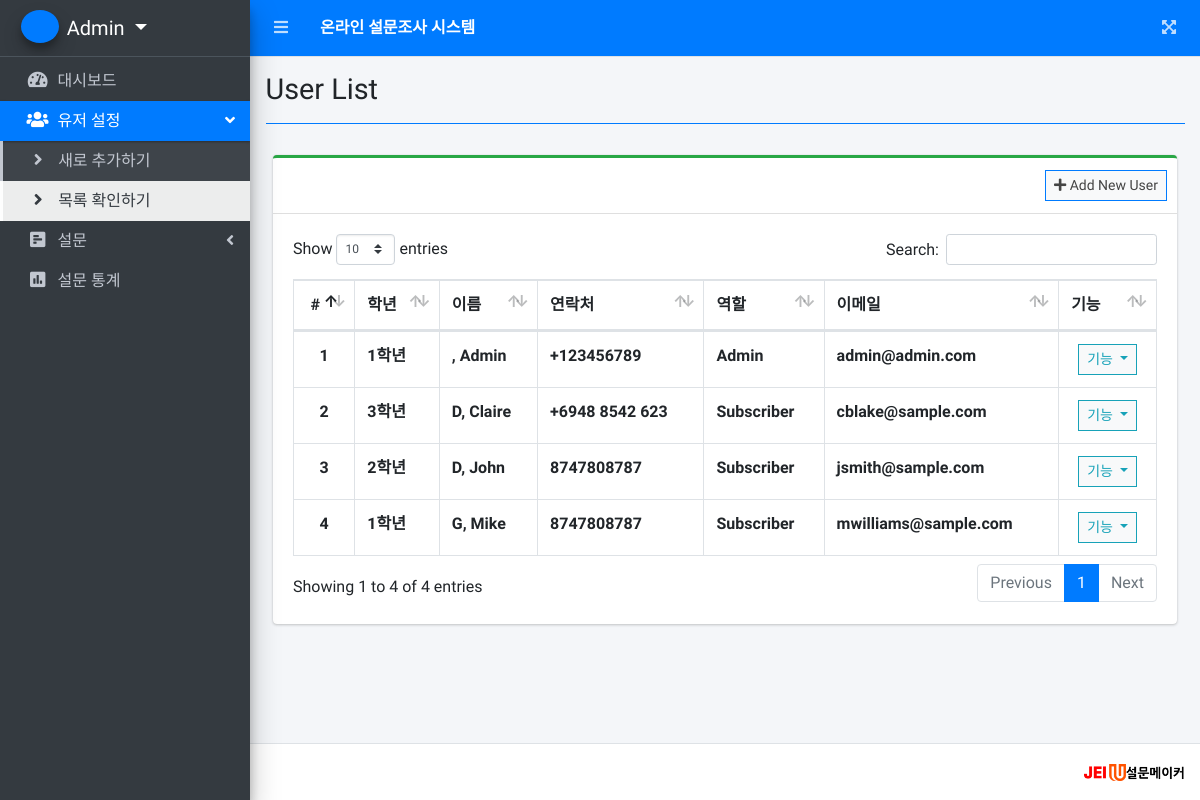
The page /index.php?page=user_list (signed in) on the database its author committed.
### tables this page shows
CREATE TABLE `users` (
  `id` int(30) NOT NULL,
  `firstname` varchar(200) NOT NULL,
  `lastname` varchar(200) NOT NULL,
  `class` varchar(20) NOT NULL,
  `contact` varchar(100) NOT NULL,
  `address` text NOT NULL,
  `email` varchar(200) NOT NULL,
  `password` text NOT NULL,
  `type` tinyint(1) NOT NULL DEFAULT 3 COMMENT '1=Admin,2 = Staff, 3= Student',
  `date_created` datetime NOT NULL DEFAULT current_timestamp()
);

### user_list.php (the view, shortened to what this page needs)
<?php include'db_connect.php' ?>
<div class="col-lg-12">
	<div class="card card-outline card-success">
		<div class="card-header">
			<div class="card-tools">
				<a class="btn btn-block btn-sm btn-default btn-flat border-primary" href="./index.php?page=new_user"><i class="fa fa-plus"></i> Add New User</a>
			</div>
		</div>
		<div class="card-body">
			<table class="table tabe-hover table-bordered" id="list">
				<thead>
					<tr>
						<th class="text-center">#</th>
						<th>학년</th>
						<th>이름</th>
						<th>연락처</th>
						<th>역할</th>
						<th>이메일</th>
						<th>기능</th>
					</tr>
				</thead>
				<tbody>
					<?php
					$i = 1;
					$type = array('',"Admin","Staff","Subscriber");
					$qry = $conn->query("SELECT *,concat(lastname,', ',firstname) as name FROM users order by concat(lastname,', ',firstname) asc");
					while($row= $qry->fetch_assoc()):
					?>
					<tr>
						<th class="text-center"><?php echo $i++ ?></th>
						<td><b><?php echo $row['class'] ?></b></td>
						<td><b><?php echo ucwords($row['name']) ?></b></td>
						<td><b><?php echo $row['contact'] ?></b></td>
						<td><b><?php echo $type[$row['type']] ?></b></td>
						<td><b><?php echo $row['email'] ?></b></td>
						<td class="text-center">
							<button type="button" class="btn btn-default btn-sm btn-flat border-info wave-effect text-info dropdown-toggle" data-toggle="dropdown" aria-expanded="true">
		                      기능
		                    </button>
						</td>
					</tr>
				<?php endwhile; ?>
				</tbody>
			</table>
		</div>
	</div>
</div>

### index.php (shortened to what this page needs)
<!DOCTYPE html>
<html lang="ko-kr">
<?php
	include 'header.php'
?>
<body class="hold-transition sidebar-mini layout-fixed layout-navbar-fixed layout-footer-fixed">
<div class="wrapper">
  <?php include 'topbar.php' ?>
  <?php include 'sidebar.php' ?>
  <div class="content-wrapper">
    <div class="content-header">
      <div class="container-fluid">
        <div class="row mb-2">
          <div class="col-sm-6">
            <h1 class="m-0"><?php echo $title ?></h1>
          </div>
        </div>
            <hr class="border-primary">
      </div>
    </div>
    <section class="content">
      <div class="container-fluid">
         <?php
          $page = isset($_GET['page']) ? $_GET['page'] : 'home';
          include $page.'.php';
          ?>
      </div>
    </section>
  </div>
  <footer class="main-footer">
    <div class="float-right d-none d-sm-inline-block">
      <img class="jeiu_logo" style='width: 100px;' src="../survey/assets/dist/img/main_logo.png" alt="재능대 설문 시스템">
    </div>
  </footer>
</div>
</body>
</html>

### header.php (shortened to what this page needs)
<head>
  <?php
  $title = isset($_GET['page']) ? ucwords(str_replace("_", ' ', $_GET['page'])) : "Home";
  ?>
  <link rel="stylesheet" href="assets/plugins/fontawesome-free/css/all.min.css">
  <link rel="stylesheet" href="assets/plugins/overlayScrollbars/css/OverlayScrollbars.min.css">
  <link rel="stylesheet" href="assets/plugins/datatables-bs4/css/dataTables.bootstrap4.min.css">
  <link rel="stylesheet" href="assets/plugins/datatables-responsive/css/responsive.bootstrap4.min.css">
  <link rel="stylesheet" href="assets/plugins/datatables-buttons/css/buttons.bootstrap4.min.css">
  <link rel="stylesheet" href="assets/plugins/select2/css/select2.min.css">
  <link rel="stylesheet" href="assets/plugins/select2-bootstrap4-theme/select2-bootstrap4.min.css">
  <link rel="stylesheet" href="assets/plugins/sweetalert2-theme-bootstrap-4/bootstrap-4.min.css">
  <link rel="stylesheet" href="assets/plugins/toastr/toastr.min.css">
  <link rel="stylesheet" href="assets/plugins/icheck-bootstrap/icheck-bootstrap.min.css">
  <link rel="stylesheet" href="assets/dist/css/adminlte.min.css">
  <link rel="stylesheet" href="assets/dist/css/styles.css">
  <link rel="stylesheet" href="assets/plugins/summernote/summernote-bs4.min.css">
</head>

### topbar.php
<nav class="main-header navbar navbar-expand navbar-primary navbar-dark ">
  <ul class="navbar-nav">
    <li class="nav-item">
      <a class="nav-link" data-widget="pushmenu" href="#" role="button"><i class="fas fa-bars"></i></a>
    </li>
    <li>
      <a class="nav-link text-white"  href="./" role="button"> <large><b>온라인 설문조사 시스템</b></large></a>
    </li>
  </ul>
  <ul class="navbar-nav ml-auto">
    <li class="nav-item">
      <a class="nav-link" data-widget="fullscreen" href="#" role="button">
        <i class="fas fa-expand-arrows-alt"></i>
      </a>
    </li>
  </ul>
</nav>

### sidebar.php (shortened to what this page needs)
<aside class="main-sidebar sidebar-dark-primary elevation-4">
  <div class="dropdown">
 	<a href="javascript:void(0)" class="brand-link dropdown-toggle" data-toggle="dropdown" aria-expanded="true">
      <span class="brand-image img-circle elevation-3 d-flex justify-content-center align-items-center bg-primary text-white font-weight-500" style="width: 38px;height:50px"></span>
      <span class="brand-text font-weight-light"><?php echo ucwords($_SESSION['login_firstname'].' '.$_SESSION['login_lastname']) ?></span>
    </a>
  </div>
  <div class="sidebar">
    <nav class="mt-2">
      <ul class="nav nav-pills nav-sidebar flex-column nav-flat" data-widget="treeview" role="menu" data-accordion="false">
        <li class="nav-item dropdown">
          <a href="./" class="nav-link nav-home">
            <i class="nav-icon fas fa-tachometer-alt"></i>
            <p>
              대시보드
            </p>
          </a>
        </li>
      <?php if($_SESSION['login_type'] == 1): ?>
        <li class="nav-item">
          <a href="#" class="nav-link nav-edit_user">
            <i class="nav-icon fas fa-users"></i>
            <p>
              유저 설정
              <i class="right fas fa-angle-left"></i>
            </p>
          </a>
          <ul class="nav nav-treeview">
            <li class="nav-item">
              <a href="./index.php?page=new_user" class="nav-link nav-new_user tree-item">
                <i class="fas fa-angle-right nav-icon"></i>
                <p>새로 추가하기</p>
              </a>
            </li>
            <li class="nav-item">
              <a href="./index.php?page=user_list" class="nav-link nav-user_list tree-item">
                <i class="fas fa-angle-right nav-icon"></i>
                <p>목록 확인하기</p>
              </a>
            </li>
          </ul>
        </li>
        <li class="nav-item">
          <a href="#" class="nav-link nav-is-tree nav-edit_survey nav-view_survey">
            <i class="nav-icon fa fa-poll-h"></i>
            <p>
              설문
              <i class="right fas fa-angle-left"></i>
            </p>
          </a>
        </li>
        <li class="nav-item">
          <a href="./index.php?page=survey_report" class="nav-link nav-survey_report">
            <i class="nav-icon fas fa-poll"></i>
            <p>
              설문 통계
            </p>
          </a>
        </li>
      <?php endif; ?>
      </ul>
    </nav>
  </div>
</aside>

### rows shown on the page
users: class "1학년", name ", Admin", contact "+123456789", type "Admin", email "admin@admin.com"
users: class "3학년", name "D, Claire", contact "+6948 8542 623", type "Subscriber", email "cblake@sample.com"
users: class "2학년", name "D, John", contact "8747808787", type "Subscriber", email "jsmith@sample.com"
users: class "1학년", name "G, Mike", contact "8747808787", type "Subscriber", email "mwilliams@sample.com"

### other values the page prints
$_SESSION['login_firstname'].' '.$_SESSION['login_lastname'] "Admin"
$title "User List"
